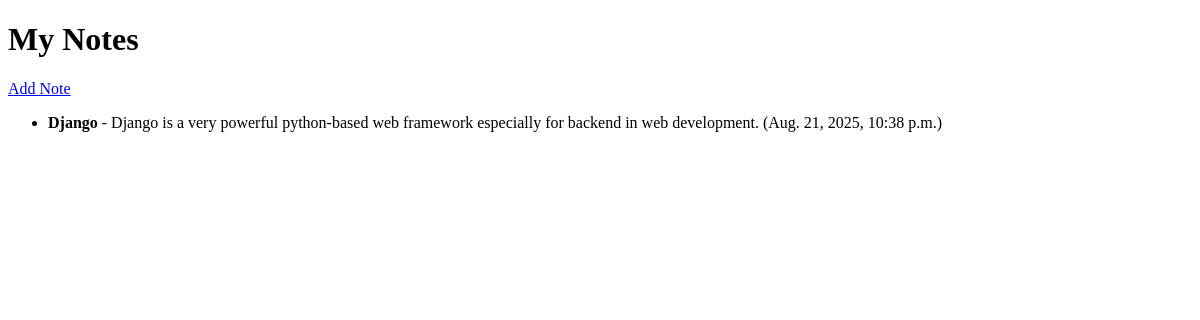
/note/view/, run on an earlier commit of the app's database.
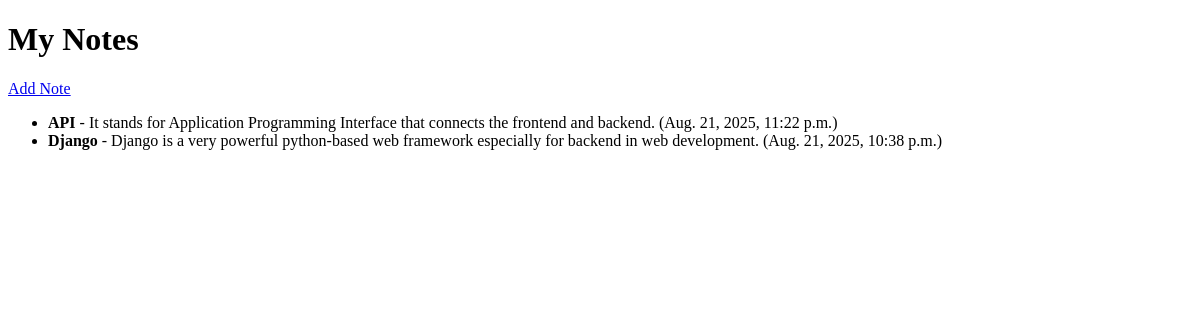
And on a later commit of the database.
### notes/models.py (models this page shows, shortened)
class note(models.Model):
    title = models.CharField(max_length=100)
    content = models.TextField()
    created_at = models.DateTimeField(auto_now_add=True)

### notes/views.py (the view)
# urls.py: path("view/", views.mynote, name="note"),
def mynote(request):
    items = note.objects.all().order_by("-created_at")
    return render(request, "index.html", {"notes": items})

### notes/templates/index.html (shortened to what this page needs)
<!DOCTYPE html>
<html>
<head>
</head>
<body>
    <h1>My Notes</h1>
    <a href="{% url 'add_note' %}">Add Note</a>
    <ul>
        {% for note in notes %}
            <li><strong>{{ note.title }}</strong> - {{ note.content }} ({{ note.created_at }})</li>
        {% empty %}
            <li>No notes yet.</li>
        {% endfor %}
    </ul>
</body>
</html>

What changed in the data, as far as the page shows it:
added note: title "API", content "It stands for Application Programming Interface that connects the frontend and backend.", created_at "Aug. 21, 2025, 11:22 p.m."
